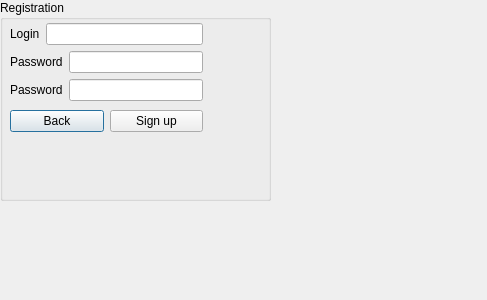
<?xml version="1.0" encoding="UTF-8"?>
<ui version="4.0">
 <class>SignUp</class>
 <widget class="QDialog" name="SignUp">
  <property name="geometry">
   <rect>
    <x>0</x>
    <y>0</y>
    <width>487</width>
    <height>300</height>
   </rect>
  </property>
  <property name="windowTitle">
   <string>Dialog</string>
  </property>
  <widget class="QGroupBox" name="groupBox">
   <property name="geometry">
    <rect>
     <x>0</x>
     <y>0</y>
     <width>271</width>
     <height>201</height>
    </rect>
   </property>
   <property name="title">
    <string>Registration</string>
   </property>
   <widget class="QWidget" name="">
    <property name="geometry">
     <rect>
      <x>10</x>
      <y>20</y>
      <width>193</width>
      <height>115</height>
     </rect>
    </property>
    <layout class="QVBoxLayout" name="verticalLayout_3">
     <item>
      <layout class="QVBoxLayout" name="verticalLayout_2">
       <item>
        <layout class="QVBoxLayout" name="verticalLayout">
         <item>
          <layout class="QHBoxLayout" name="horizontalLayout">
           <item>
            <widget class="QLabel" name="Login_label">
             <property name="text">
              <string>Login</string>
             </property>
            </widget>
           </item>
           <item>
            <widget class="QLineEdit" name="login"/>
           </item>
          </layout>
         </item>
         <item>
          <layout class="QHBoxLayout" name="horizontalLayout_2">
           <item>
            <widget class="QLabel" name="password_1_label">
             <property name="text">
              <string>Password</string>
             </property>
            </widget>
           </item>
           <item>
            <widget class="QLineEdit" name="pass_1"/>
           </item>
          </layout>
         </item>
         <item>
          <layout class="QHBoxLayout" name="horizontalLayout_3">
           <item>
            <widget class="QLabel" name="password_2_label">
             <property name="text">
              <string>Password</string>
             </property>
            </widget>
           </item>
           <item>
            <widget class="QLineEdit" name="pass_2"/>
           </item>
          </layout>
         </item>
        </layout>
       </item>
      </layout>
     </item>
     <item>
      <layout class="QHBoxLayout" name="horizontalLayout_4">
       <item>
        <widget class="QPushButton" name="back">
         <property name="text">
          <string>Back</string>
         </property>
        </widget>
       </item>
       <item>
        <widget class="QPushButton" name="signUpButton">
         <property name="text">
          <string>Sign up</string>
         </property>
        </widget>
       </item>
      </layout>
     </item>
    </layout>
   </widget>
  </widget>
  <widget class="QLabel" name="minion_label">
   <property name="geometry">
    <rect>
     <x>300</x>
     <y>20</y>
     <width>151</width>
     <height>201</height>
    </rect>
   </property>
   <property name="text">
    <string/>
   </property>
   <property name="pixmap">
    <pixmap>minions_PNG17.png</pixmap>
   </property>
  </widget>
 </widget>
 <resources/>
 <connections/>
 <slots>
  <signal>signal1()</signal>
  <slot>slot1()</slot>
 </slots>
</ui>
